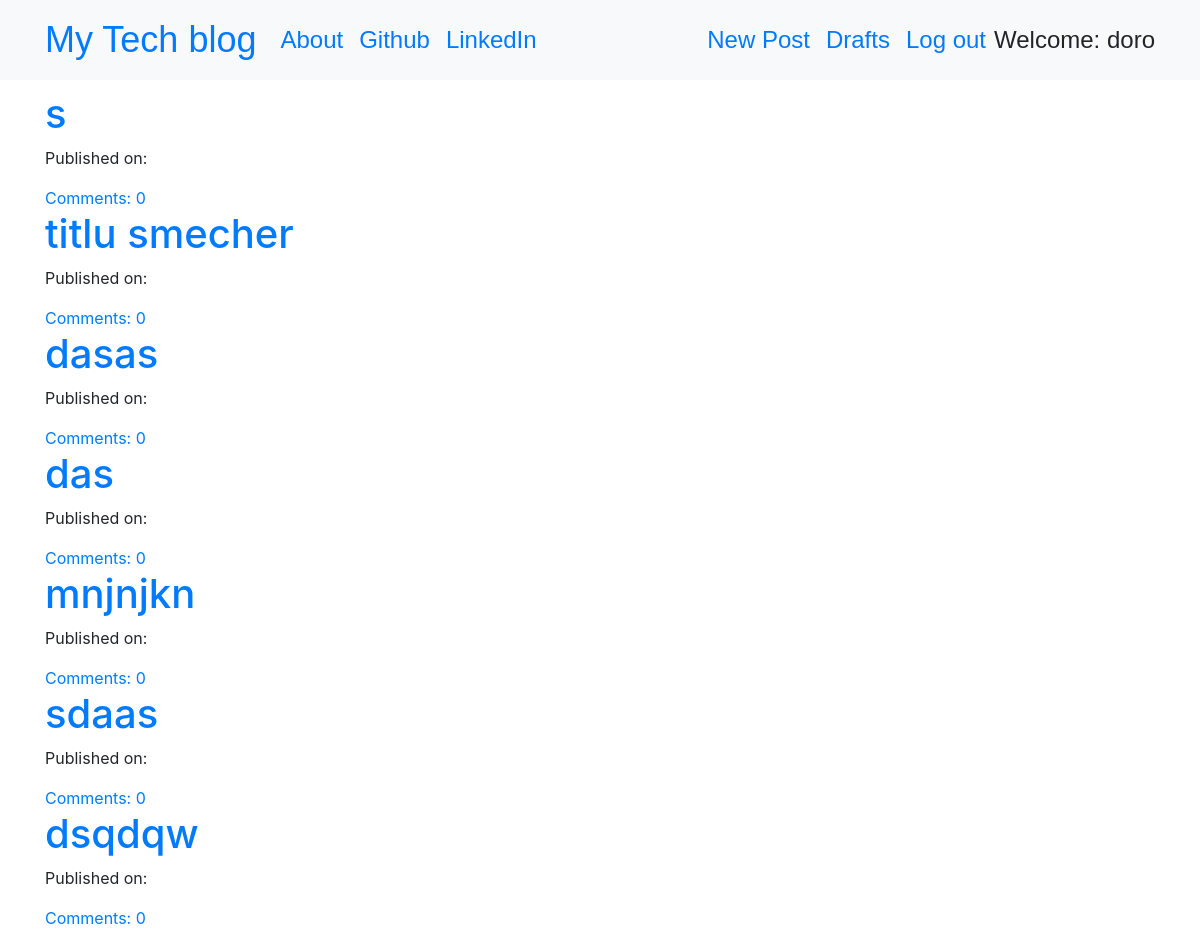
The page /drafts/ (signed in) on the database as committed earlier.
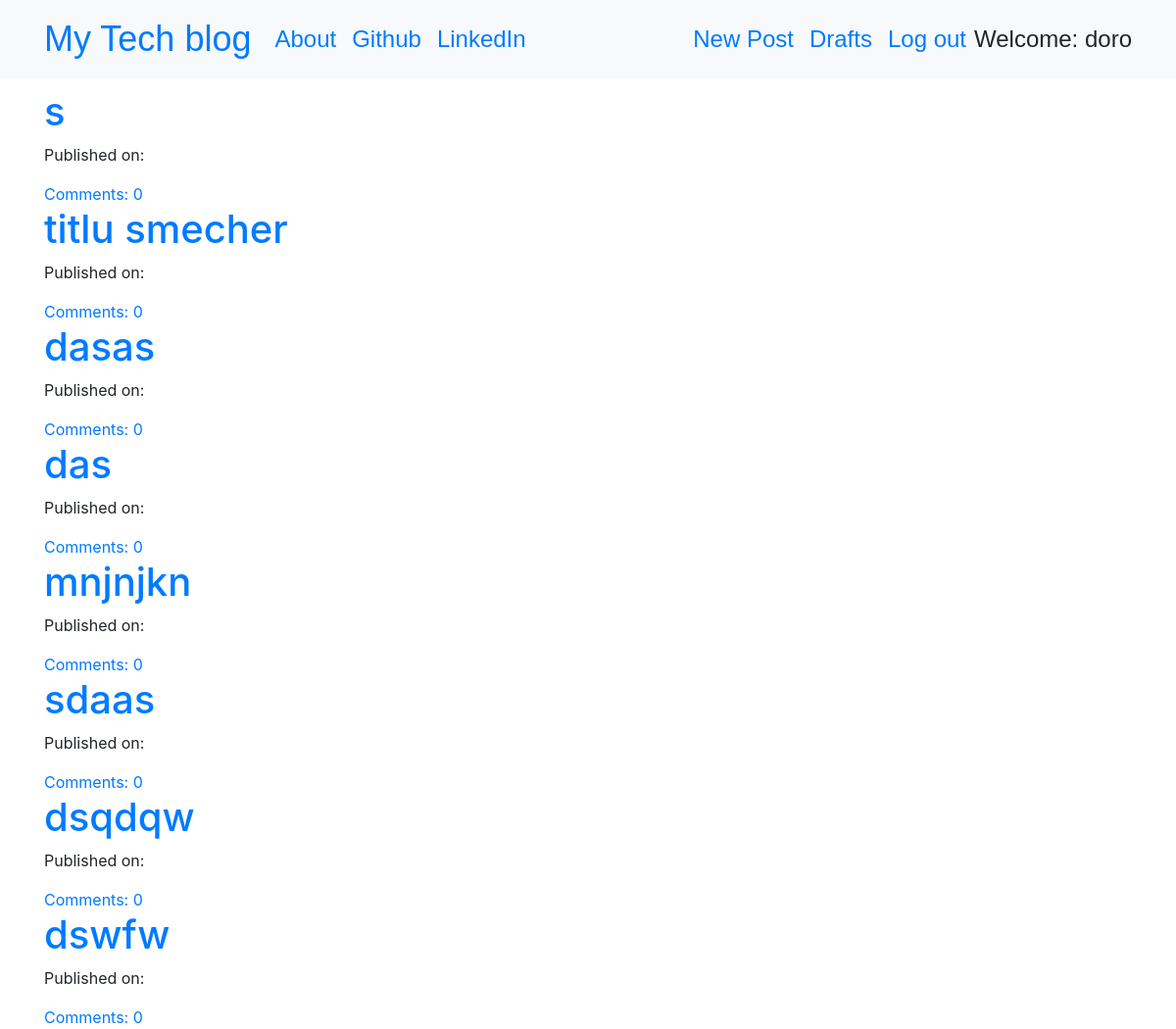
The same page on the database as committed later.
### blog/models.py (models this page shows, shortened)
class Post(models.Model):
    author = models.ForeignKey('auth.User',on_delete=models.CASCADE)  # FK spre modelul auth.User (autentificarea userilor in admin) # FK-ul este cel ce  umple capul Authod cu valori selectabile
    title = models.CharField(max_length=200)
    text = models.TextField()
    created_date = models.DateTimeField(default=timezone.now)
    published_date = models.DateTimeField(blank=True, null=True)
    def approve_comments(self):  #afiseaza lista de commentarii aprobate
        return self.comments.filter(approved_comment=True)

### blog/views.py (the view)
# urls.py: path('drafts/', views.DraftListView.as_view(), name='post_draft_list'),
class DraftListView(LoginRequiredMixin,ListView):
    login_url = '/login/'
    redirect_field_name = 'blog/post_draft_list.html'
    model = Post
    def get_queryset(self):
        return Post.objects.filter(published_date__isnull=True).order_by('created_date')

### blog/templates/blog/post_list.html
{% extends 'blog/base.html' %}
{% block content %}
<div class="centerstage">
    {% for post in post_list %}
        <div class="post">
            <h1><a href="{% url 'post_detail' pk=post.pk %}">{{ post.title }}</a></h1>
            <div class="date">
                <p>Published on: {{ post.published_date|date:"D M Y"}}</p>
            </div>
            <a href="{% url 'post_detail' pk=post.pk %}">Comments: {{ post.approve_comments.count }}</a>
        </div>
    {% endfor %}
</div>
{% endblock %}

Rows that differ between the two databases and show on the page:
added Post: title "dswfw", approve_comments.count "0"
